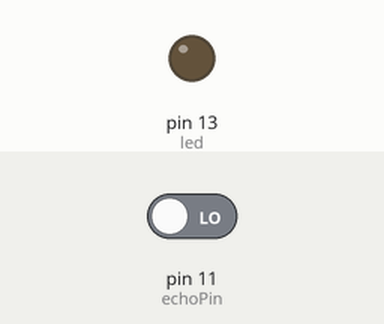
A sketch run on a simulated Arduino Uno, built with avr-gcc and run on an emulated ATmega328P. On the bench: output pins drawn as LEDs (lit = HIGH). The test bench sets the inputs (shaded band); at power-on: pin 11 (echoPin) LOW. Pins used as bus, display or sensor lines are not drawn.

Above: at 0.1 s.
At 1.1 s:
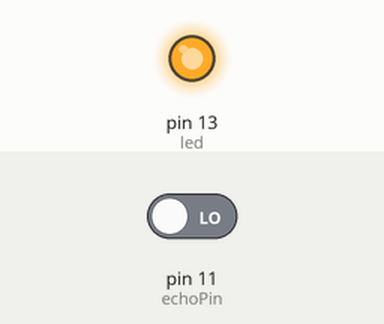
Timing chart, 0 to 2.6 s (numbered marks = the images above):
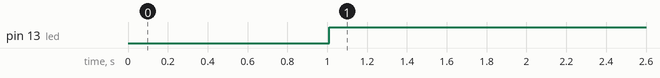

Measured:
- by itself, pin 13 (led): LOW → HIGH at 1.0 s

The sketch:

Penggunaan_Sensor_UltraSonic.ino
```cpp
#define echoPin 11  // deklarasi pin 11 dengan nama echoPin (untuk pin echo
#define trigPin 12  // deklarasi pin 12 dengan nama trigPin (untuk pin trig)
#define led 13  // deklrasi pin 13 dengan nama led (untuk led)


void setup() {
  // put your setup code here, to run once:
  pinMode(trigPin, OUTPUT); // menjadikan output
  pinMode(echoPin, INPUT); // menjadikan input
  pinMode(led, OUTPUT); // menjadikan output

}

void loop() {
  // put your main code here, to run repeatedly:

  digitalWrite(trigPin, HIGH); // menyalakan trigPin
  delay(10); // dengan waktu 10 ms
  digitalWrite(trigPin, LOW); // mematikan trigPin
  double data = pulseIn(echoPin, HIGH); // menginisialisasi dengan data yang di baca dari echo
  double jarak = 0.0343 * (data/2); // membuat jarak dari data

  if(jarak > 10){ // jika jarak lebih dari 10 cm
    digitalWrite(led, LOW); // maka led mati
  }else{
    digitalWrite(led, HIGH); // maka led menyala
  }
  delay(500); // memberikan delay 500 ms

}
```
